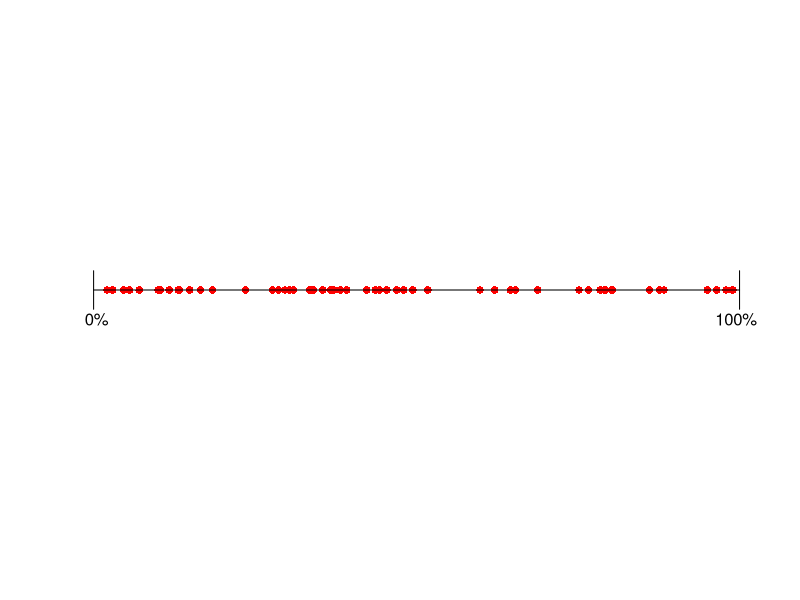
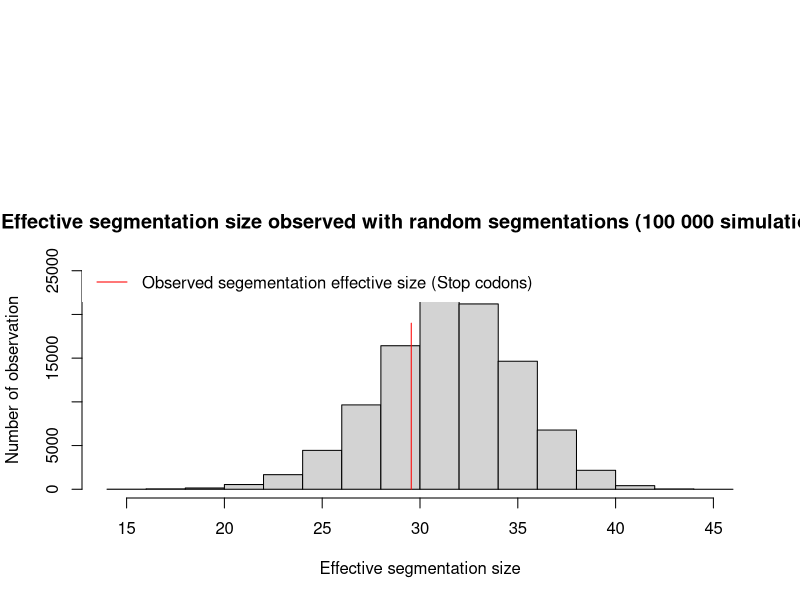

These charts were generated, in order, by the following R code: (Note: this script raises an error after producing the figures.)
# Corresponding authors :Didier Casane (didier.casane@egce.cnrs-gif.fr) and Maxime Policarpo (maxime.policarpo@egce.cnrs-gif.fr)
# FIRST PART : SUPPLEMENTAL 1
# SECOND PART : SUPPLEMENTAL 2

############################################################## Stops ################################################################################ 


#Stop positions relative to the associated gene length (full length = 100%)
stop_position=c(45.4,48,95,16.57,39.19,51.74,80.2,79.1,28.64,10,36.72,2.08,18.4,79.26,2.97,27.71,43.6,30.9,75.15,79.06,80.34,88.3,30.3,62.09,44.24,34,42.28,37.18,97.91,87.61,46.95,65.33,98.98,59.82,13.1,79.26,38.2,96.46,98.93,11.7,30.91,35.49,13.26,86.04,29.63,14.88,4.67,23.5,33.85,33.48,64.52,78.42,5.58,33.68,49.43,98.86,76.62,68.75,7.06,10.32)
stop_position_sorted=sort(stop_position)


#Graphs
#Random segmentations and calculation of the effective size(100 000 simulations)

Nes=c()
for(j in 1:100000){
  random_segmentation=runif(length(stop_position),0,100)           #random segmentation of our genes X times (X = number of observed stop codons)
  random_segmentation_sorted=sort(random_segmentation)            
  random_segmentation_sorted=append(0,random_segmentation_sorted)
  random_segmentation_sorted=append(random_segmentation_sorted,100)
  length_random_segments=c()
  i=1
  while(i < length(random_segmentation_sorted)){
    length_random_segments = append(length_random_segments, random_segmentation_sorted[i+1]-random_segmentation_sorted[i])
    i=i+1
  }
  Relative_length=length_random_segments/sum(length_random_segments)    #Calculation of the simulated effective segments sizes
  Ne=1/sum(Relative_length^2)
  Nes=append(Nes, Ne)                                                  #Regroupment of simulations results
}


# Calculation of the effective segmentation sizes created by observed STOPs codons

stop_position_sorted=append(0, stop_position_sorted)
stop_position_sorted=append(stop_position_sorted,100)

length_real_segments=c()
i=1
while(i < length(stop_position_sorted)){
  length_real_segments = append(length_real_segments, stop_position_sorted[i+1]-stop_position_sorted[i])  
  i=i+1
}

relative_length=length_real_segments/sum(length_real_segments)
ne=1/sum(relative_length^2)

line_y=c(1:19000)      #Creation of line vector for graphical representation
line_x=rep(ne, 19000)


##Plot stopcodons on a segment from 0 to 100%


plot(x=stop_position, y=rep(1, length(stop_position)), ylim=c(0.8,1.2), pch=16, col="red", axes=FALSE, ylab="", xlab="")
lines(x=0:100, y=rep(1,101))
lines(x=c(0,0), y=c(0.98, 1.02))
lines(x=c(100,100), y=c(0.98, 1.02))
text(x=99.5, y=0.97, "100%")
text(x=0.5, y=0.97, "0%")


#Creation of the graph S1

pdf("SupplementalFig1.pdf", width=11, height=8)
par(fig=c(0,1,0,0.7))
hist(Nes, ylim = c(0,25000), main="Effective segmentation size observed with random segmentations (100 000 simulations)", xlab = "Effective segmentation size", ylab = "Number of observation")
lines(line_x, line_y, col="red")
legend("topleft", "Observed segementation effective size (Stop codons)", col="red", lty=c(1,1), box.lwd=0)
par(fig=c(0,1,0.7,1), new=T)
plot(x=stop_position, y=rep(1, length(stop_position)), ylim=c(0.8,1.2), pch=16, col="red", axes=FALSE, ylab="", xlab="", main="Position of Stop codon on CDS length (%)")
lines(x=0:100, y=rep(1,101))
lines(x=c(0,0), y=c(0.98, 1.02))
lines(x=c(100,100), y=c(0.98, 1.02))
text(x=99.5, y=0.92, "100%", cex=1)
text(x=0.5, y=0.92, "0%", cex=1)
dev.off()

############################################################## Frameshifts ############################################################## 

##Exact same code but stop codons positions are replaces by frameshifts


#Frameshifts positions
FS_position=c(48.39,80.95,84.32,27.84,26.94,65.35,56.58,13.36,17.98,32.11,33.53,35.31,44.39,15.05,84.88,4.86,75.69,97.23,1.8,13.22,14.99,54.78,53.73,13,66.26,95,27.43,90.95,31.17,20.08,88.42,95.27,84.4,59.65,40.64,33.63,18.05,14.25,35.8,98.22,3.1,10.89,49.57,48.18,46.77,10.46,26.67,64.07,70.5,48.31,51.4,15.79,49.39,28.41,29.58,82.87,25.97,21.85,26.7,53.7,73.49,41.385,8.24,4.63,1.22,33.10,69.27,32.87,57.56,89.96)


frameshift_sorted=sort(FS_position)

#Random segmentations and calculatio of the effective size

Nes=c()
for(j in 1:100000){
  random_segmentation=runif(length(frameshift_sorted),0,100)
  random_segmentation_sorted=sort(random_segmentation)
  random_segmentation_sorted=append(0,random_segmentation_sorted)
  random_segmentation_sorted=append(random_segmentation_sorted,100)
  length_random_segments=c()
  j=1
  while(j < length(random_segmentation_sorted)){
    length_random_segments = append(length_random_segments, random_segmentation_sorted[j+1]-random_segmentation_sorted[j])
    j=j+1
  }
  Relative_length=length_random_segments/sum(length_random_segments)
  Ne=1/sum(Relative_length^2)
  Nes=append(Nes, Ne)
}


#Calculation of the effective sizes observed by the segmentation with our frameshifts

frameshift_sorted=append(0, frameshift_sorted)
frameshift_sorted=append(frameshift_sorted,100)

length_real_segments=c()
i=1
while(i < length(frameshift_sorted)){
  length_real_segments = append(length_real_segments, frameshift_sorted[i+1]-frameshift_sorted[i])
  i=i+1
}

relative_length=length_real_segments/sum(length_real_segments)
ne=1/sum(relative_length^2)

line_y=c(1:20000)
line_x=rep(ne, 20000)


# Graphic S2

pdf("SupplementalFig2.pdf", width=11, height=8)
par(fig=c(0,1,0,0.7))
hist(Nes, ylim = c(0,25000), main="Effective segmentation size observed with random segmentations (100 000 simulations)", xlab = "Effective segmentation size", ylab = "Number of observation")
lines(line_x, line_y, col="red")
legend("topleft", "Observed segementation effective size (Frameshifts)", col="red", lty=c(1,1), box.lwd=0)
par(fig=c(0,1,0.7,1), new=T)
plot(x=FS_position, y=rep(1, length(FS_position)), ylim=c(0.8,1.05), pch=16, col="blue", axes=FALSE, ylab="", xlab="", main="Position of frameshifts on CDS length (%)")
lines(x=0:100, y=rep(1,101))
lines(x=c(0,0), y=c(0.98, 1.02))
lines(x=c(100,100), y=c(0.98, 1.02))
text(x=99.5, y=0.92, "100%", cex=1)
text(x=0.5, y=0.92, "0%", cex=1)
dev.off()
